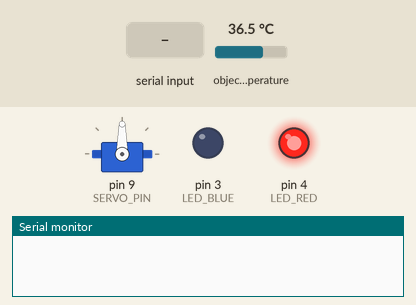
A sketch run on a simulated Arduino Uno, built with avr-gcc and run on an emulated ATmega328P. Shown: servo, output pins drawn as LEDs (lit = HIGH), the last lines printed to the serial monitor. The test bench sets the inputs (shaded band); at power-on: object temperature 36.5 °C.

Above: at 1.2 s.
1.3 s: "1" received over Serial
At 2.0 s:
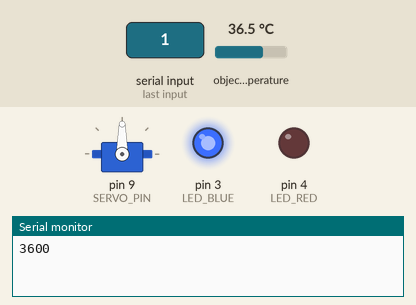
At 12.1 s:
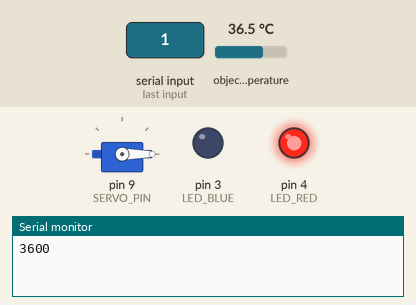
Timing chart, 0 to 12.8 s (numbered marks = the images above; inputs shaded):
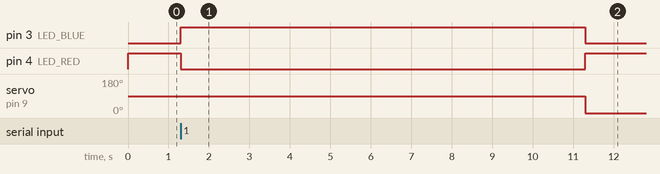

Measured:
- after the input at 1.3 s, pin 3 (LED_BLUE): LOW → HIGH at once, → LOW 10.0 s later; pin 4 (LED_RED): HIGH → LOW at once, → HIGH 10.0 s later; servo on pin 9 (SERVO_PIN): 90° → 0° after 10.0 s

The sketch:

CodeAruino.ino
```cpp
#include <Wire.h>
#include <Adafruit_MLX90614.h>
#include <Servo.h>

#define LED_BLUE 3
#define LED_RED 4
//#define DOOR     5
#define MLX90614_SDA A4
#define MLX90614_SCL A5
#define SERVO_PIN 9

Servo myServo;
bool doorIsOpen = 0;
int checkTimeOpenDoor = millis();

// khởi tạo object cho MLX90614
Adafruit_MLX90614 mlx = Adafruit_MLX90614();

void setup()
{
  Serial.begin(9600);
  //  pinMode(DOOR, OUTPUT);
  pinMode(LED_RED, OUTPUT);
  pinMode(LED_BLUE, OUTPUT);

  //  digitalWrite(DOOR, 0);
  digitalWrite(LED_RED, 1);
  digitalWrite(LED_BLUE, 0);

  myServo.attach(SERVO_PIN);
}

void openDoor()
{
  doorIsOpen = 1;
  checkTimeOpenDoor = millis();
  //  digitalWrite(DOOR, 1);
  digitalWrite(LED_RED, 0);
  digitalWrite(LED_BLUE, 1);
  myServo.write(90);
}

void closeDoor()
{
  doorIsOpen = 0;
  //  digitalWrite(DOOR, 0);
  digitalWrite(LED_RED, 1);
  digitalWrite(LED_BLUE, 0);
  myServo.write(0);
}
int redMlx90614()
{
  int tem_object = mlx.readObjectTempC();
  return tem_object;
}

void loop()
{
  if (Serial.available())
  {
    int tem_object = redMlx90614() * 100;
    while (Serial.available())
      Serial.read();
    // int tem_object = 3750;
    Serial.println(tem_object);
    openDoor();
  }

  if (doorIsOpen && millis() - checkTimeOpenDoor > 10000)
    closeDoor();
}
```
